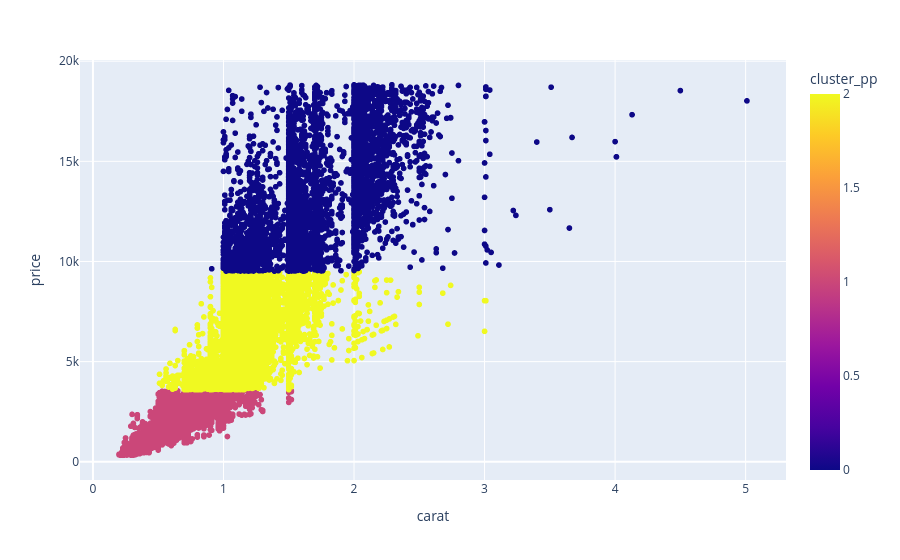

This figure's notebook cell:
### Code cell
# let's use plotly and make plots

import plotly.express as px
fig = px.scatter(df, x='carat', y='price', color='cluster_pp')
fig.show()

### Figure 1 — Plotly figure (JSON) as saved in the notebook; plotly's stock layout.template omitted (floating-point values rounded to 4 significant figures; data arrays with more than 128 entries replaced by an {"elided": "..."} marker saying what was removed)
{"data": [{"hovertemplate": "carat=%{x}<br>price=%{y}<br>cluster_pp=%{marker.color}<extra></extra>", "legendgroup": "", "marker": {"color": {"elided": "53940 int values"}, "coloraxis": "coloraxis", "symbol": "circle"}, "mode": "markers", "name": "", "showlegend": false, "type": "scattergl", "x": {"elided": "53940 float values"}, "xaxis": "x", "y": {"elided": "53940 int values"}, "yaxis": "y"}], "layout": {"coloraxis": {"colorbar": {"title": {"text": "cluster_pp"}}, "colorscale": [[0, "#0d0887"], [0.1111, "#46039f"], [0.2222, "#7201a8"], [0.3333, "#9c179e"], [0.4444, "#bd3786"], [0.5556, "#d8576b"], [0.6667, "#ed7953"], [0.7778, "#fb9f3a"], [0.8889, "#fdca26"], [1, "#f0f921"]]}, "legend": {"tracegroupgap": 0}, "margin": {"t": 60}, "xaxis": {"anchor": "y", "domain": [0, 1], "title": {"text": "carat"}}, "yaxis": {"anchor": "x", "domain": [0, 1], "title": {"text": "price"}}}}
